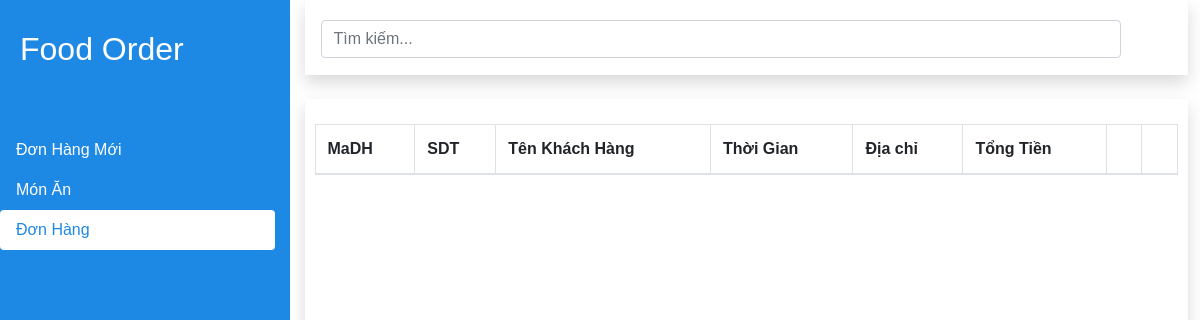
The page /PageAdmin/admin/OldOrder/index.php on the database as committed earlier.
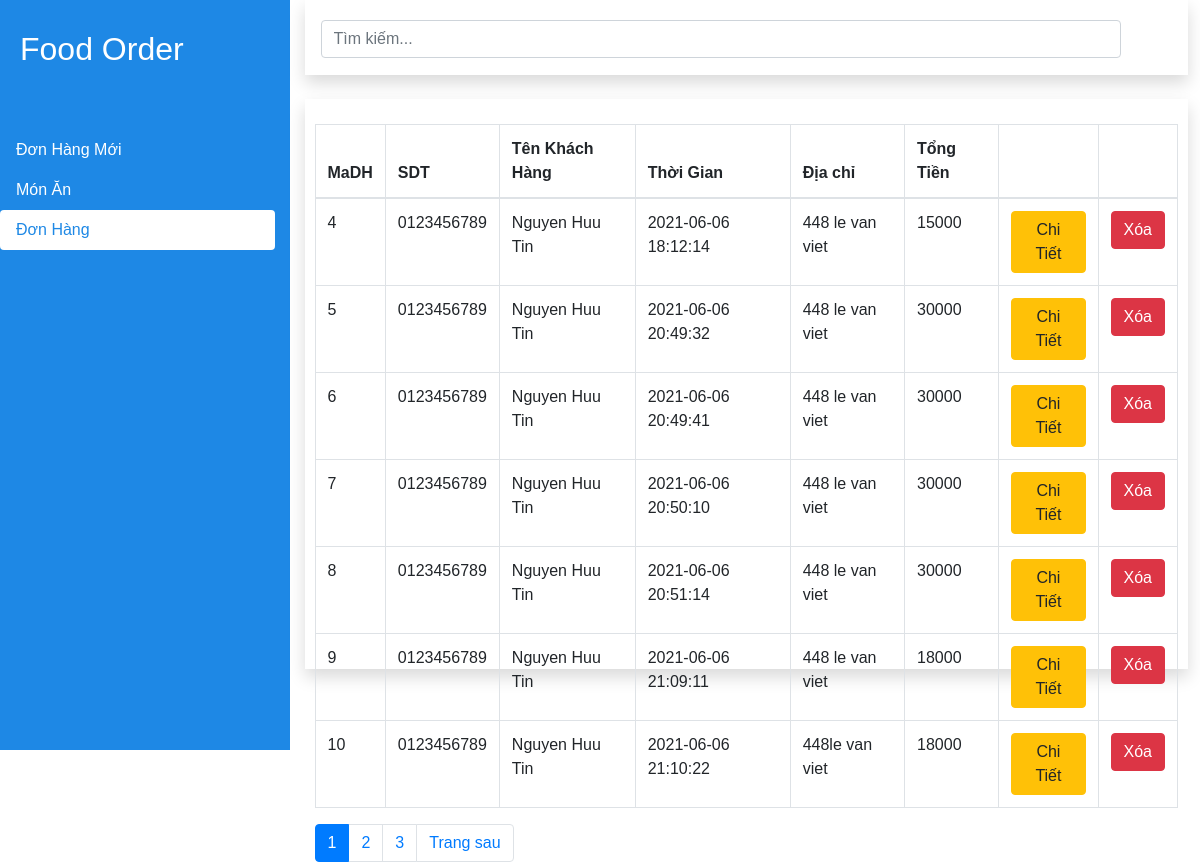
The same page on the database as committed later.
### tables this page shows
CREATE TABLE `donhang` (
  `MaDH` int(11) NOT NULL,
  `SDT` varchar(50) NOT NULL,
  `ThanhTien` varchar(50) NOT NULL,
  `ThoiGian` datetime NOT NULL,
  `DiaChi` varchar(250) NOT NULL,
  `TinhTrang` bit(2) NOT NULL
);

CREATE TABLE `khachhang` (
  `SDT` varchar(50) NOT NULL,
  `Email` varchar(150) NOT NULL,
  `TenDangNhap` varchar(150) NOT NULL,
  `MatKhau` varchar(150) NOT NULL,
  `MaNhom` int(10) NOT NULL
);

### PageAdmin/db/dbhelp.php (called while the page is built, shortened)
<?php
function executeResult($sql) {
	$conn = mysqli_connect(HOST, USERNAME, PASSWORD, DATABASE);
	$resultset = mysqli_query($conn, $sql);
	$list      = [];
	while ($row = mysqli_fetch_array($resultset, 1)) {
		$list[] = $row;
	}
	return $list;
}

### PageAdmin/admin/OldOrder/index.php (the view, shortened to what this page needs)
<?php
	require_once('../../db/dbhelp.php');
	require_once('../../common/untitled.php');
?>
<!DOCTYPE html>
<html>
<head>
	<link rel="stylesheet" href="https://maxcdn.bootstrapcdn.com/bootstrap/4.4.1/css/bootstrap.min.css">
	<link rel="stylesheet" type="text/css" href="style.css">
</head>
<body class="body">
	<div class="row">
	    <div class="col-3">
	    	<div class="logo">
	    		<h2>Food Order</h1>
	    	</div>
	        <ul class="nav flex-column nav-pills" role="tablist">
	        		<li class="nav-item">
				    <a class="nav-link" href="../Order/">Đơn Hàng Mới</a>
				  </li>
				  <li class="nav-item">
				    <a class="nav-link" href="../Food/">Món Ăn</a>
				  </li>
			    <li class="nav-item">
			        <a class="nav-link active" href="">Đơn Hàng</a>
			    </li>
	        </ul>
	    </div>
	    <div class="col-9">
	    	<nav class="navbar navbar-expand navbar-light bg-white topbar mb-4 static-top shadow">
	    		<div class="header">
	    		<form method="GET">
					<div class="form-group">
						<input type="text" class="form-control" placeholder="Tìm kiếm..." id="s" name="s">
					</div>
				</form>
	    	</div>
	    	</nav>
	        <div class="container">
				<div class="panel panel-primary">
					<div class="panel-body">
						<table class="table table-bordered">
							<thead>
								<tr>
									<th>MaDH</th>
									<th>SDT</th>
									<th>Tên Khách Hàng</th>
									<th>Thời Gian</th>
									<th>Địa chỉ</th>
									<th>Tổng Tiền</th>
									<th></th>
									<th></th>
								</tr>
							</thead>
							<tbody>
<?php
$limit =7;
$page = 1;
$firrtIndex = ($page-1)*$limit;
$s='';
$additional = '';
$sql = "select MaDH, donhang.SDT, TenDangNhap, ThoiGian, DiaChi, ThanhTien from donhang, khachhang where donhang.SDT = khachhang.SDT and TinhTrang = 0 $additional limit $firrtIndex , $limit";
$DHList = executeResult($sql);
$sqlCount = "select count(MaDH) as total from donhang where TinhTrang = 0 $additional";
$CountResult = executeResult($sqlCount);
$itemDH = $CountResult[0];
$count = $itemDH['total'];
$number = ceil($count/$limit);
foreach ($DHList as $dh) {
	echo '<tr>
<td>'.$dh['MaDH'].'</td>
<td>'.$dh['SDT'].'</td>
<td>'.$dh['TenDangNhap'].'</td>
<td>'.$dh['ThoiGian'].'</td>
<td>'.$dh['DiaChi'].'</td>
<td>'.$dh['ThanhTien'].'</td>
<td>
<a href="DetailOldOrder.php?id='.$dh['MaDH'].'"><button class="btn btn-warning">Chi Tiết</button></td></a>
<td><button class="btn btn-danger" onclick="deleteOrder('.$dh['MaDH'].')">Xóa</button></td>
</tr>';
}
?>
							</tbody>
						</table>
						<?=pageination($number,$page,'&s='.$s)?>
					</div>
				</div>
			</div>
	    </div>
	</div>
</body>
</html>

### PageAdmin/common/untitled.php (shortened to what this page needs)
<?php
function pageination($number, $page,$addition){
	if ($number > 1) {
	echo '<ul class="pagination">';
$avaiblePage = [1,$page-1, $page, $page+1,$number];
	for ($i=0; $i < $number; $i++) {
		if ($page == ($i + 1)) {
			echo '<li class="page-item active"><a class="page-link" href="#">'.($i +1) .'</a></li>';
		}else{
			echo '<li class="page-item"><a class="page-link" href="?page='.($i +1).''.$addition.'">'.($i +1) .'</a></li>';
		}
	}
	if ($page  < $number) {
		echo '<li class="page-item"><a class="page-link" href="?page='.($page +1).''.$addition.'">Trang sau</a></li>';
	}
	echo '</ul>';
}
}
?>

Rows that differ between the two databases and show on the page:
now on this page (row edited): donhang: MaDH "4", SDT "0123456789", SDT.TenDangNhap "Nguyen Huu Tin", ThoiGian "2021-06-06 18:12:14", DiaChi "448 le van viet", ThanhTien "15000"
now on this page (row edited): donhang: MaDH "5", SDT "0123456789", SDT.TenDangNhap "Nguyen Huu Tin", ThoiGian "2021-06-06 20:49:32", DiaChi "448 le van viet", ThanhTien "30000"
now on this page (row edited): donhang: MaDH "6", SDT "0123456789", SDT.TenDangNhap "Nguyen Huu Tin", ThoiGian "2021-06-06 20:49:41", DiaChi "448 le van viet", ThanhTien "30000"
now on this page (row edited): donhang: MaDH "7", SDT "0123456789", SDT.TenDangNhap "Nguyen Huu Tin", ThoiGian "2021-06-06 20:50:10", DiaChi "448 le van viet", ThanhTien "30000"
now on this page (row edited): donhang: MaDH "8", SDT "0123456789", SDT.TenDangNhap "Nguyen Huu Tin", ThoiGian "2021-06-06 20:51:14", DiaChi "448 le van viet", ThanhTien "30000"
now on this page (row edited): donhang: MaDH "9", SDT "0123456789", SDT.TenDangNhap "Nguyen Huu Tin", ThoiGian "2021-06-06 21:09:11", DiaChi "448 le van viet", ThanhTien "18000"
now on this page (row edited): donhang: MaDH "10", SDT "0123456789", SDT.TenDangNhap "Nguyen Huu Tin", ThoiGian "2021-06-06 21:10:22", DiaChi "448le van viet", ThanhTien "18000"
Other text that changed with them:
new list line: "1"
new list line: "2"
new list line: "3"
text now shown: "Trang sau"
